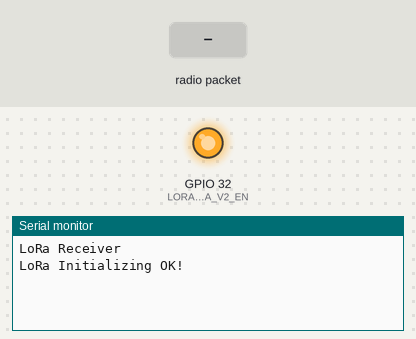
A sketch run on a simulated ESP32. On the bench: output pins drawn as LEDs (lit = HIGH), the last lines printed to the serial monitor. The test bench sets the inputs (shaded band). No radio packets arrive unless stated.

Above: at 1.2 s.
1.3 s: radio packet "1" arrives
At 1.9 s:
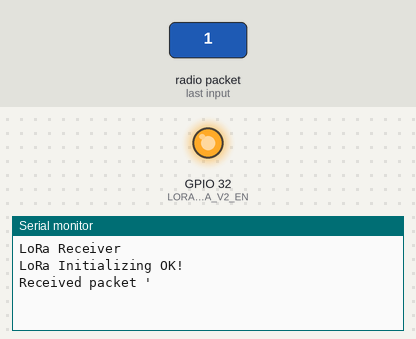
At 2.7 s:
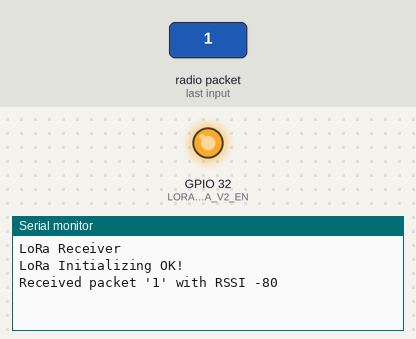

Measured:
- after the input at 1.3 s, the serial monitor: prints a new line at once (image 1)

The sketch:

Lora_Receiver.ino
```cpp
/*********
  Modified from the examples of the Arduino LoRa library
  More resources: https://github.com/cosmic-id/
*********/

#include <SPI.h>
#include <LoRa.h>

//define the pins used by the transceiver module
#define LORA_AURORA_V2_NSS 15
#define LORA_AURORA_V2_RST 0
#define LORA_AURORA_V2_DIO0 27
#define LORA_AURORA_V2_EN 32

#define LORA_TX_POWER 20
#define LORA_SPREADING_FACTOR 12

void setup() {
  // Initiate the LoRa Enable pin
  pinMode(LORA_AURORA_V2_EN, OUTPUT);
  // LoRa chip is Active High
  digitalWrite(LORA_AURORA_V2_EN, HIGH);

  //initialize Serial Monitor
  Serial.begin(115200);
  while (!Serial);
  Serial.println("LoRa Receiver");

  //setup LoRa transceiver module
  LoRa.setPins(LORA_AURORA_V2_NSS, LORA_AURORA_V2_RST, LORA_AURORA_V2_DIO0);

  //replace the LoRa.begin(---E-) argument with your location's frequency
  //433E6 for Asia
  //866E6 for Europe
  //915E6 for North America
  while (!LoRa.begin(920E6)) {
    Serial.println(".");
    delay(500);
  }

  //LoRa.setTxPower(LORA_TX_POWER);
  //LoRa.setSpreadingFactor(LORA_SPREADING_FACTOR);

   // Change sync word (0xF3) to match the receiver
  // The sync word assures you don't get LoRa messages from other LoRa transceivers
  // ranges from 0-0xFF
  LoRa.setSyncWord(0xF3);
  Serial.println("LoRa Initializing OK!");
}

void loop() {
  // try to parse packet
  int packetSize = LoRa.parsePacket();
  if (packetSize) {
    // received a packet
    Serial.print("Received packet '");

    // read packet
    while (LoRa.available()) {
      String LoRaData = LoRa.readString();
      Serial.print(LoRaData);
    }

    // print RSSI of packet
    Serial.print("' with RSSI ");
    Serial.println(LoRa.packetRssi());
  }
}
```
